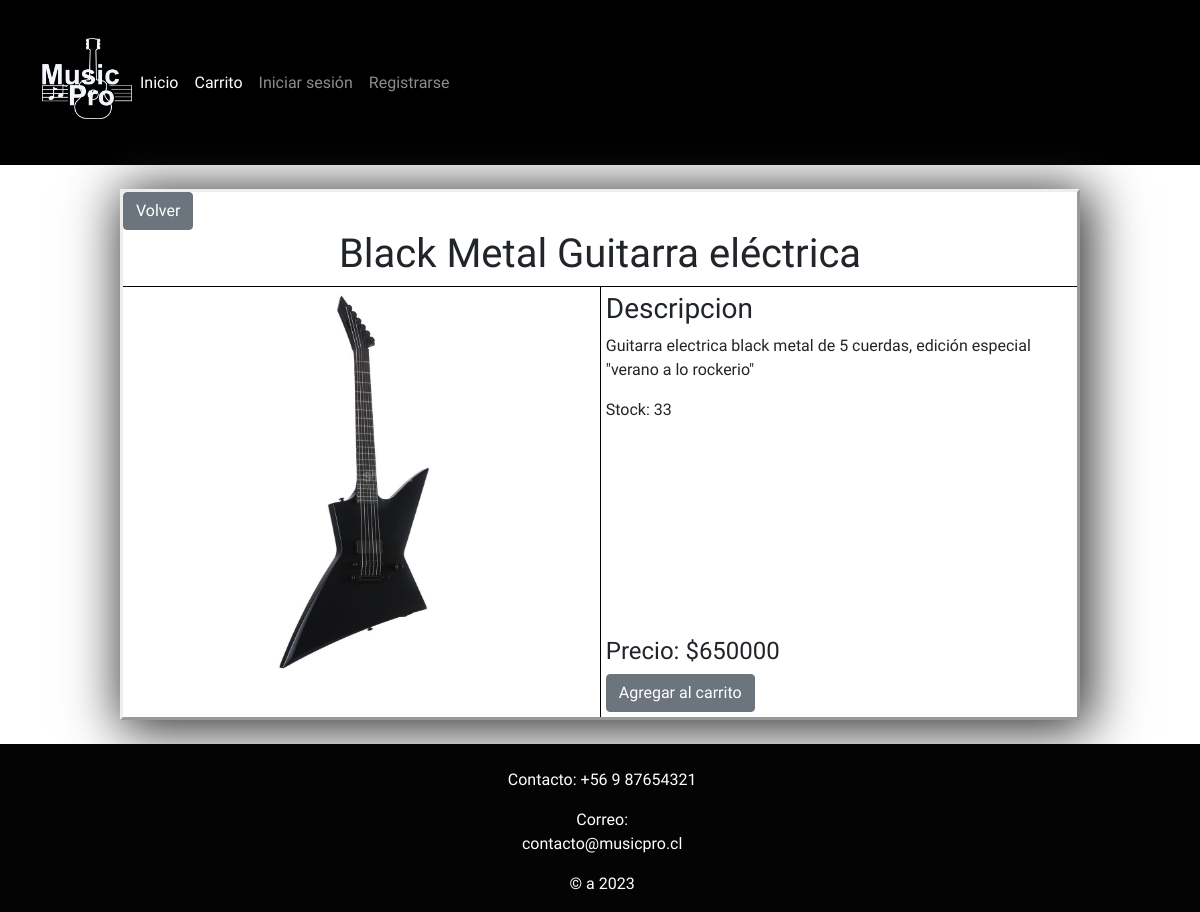
The page /producto/2 on the database as committed earlier.
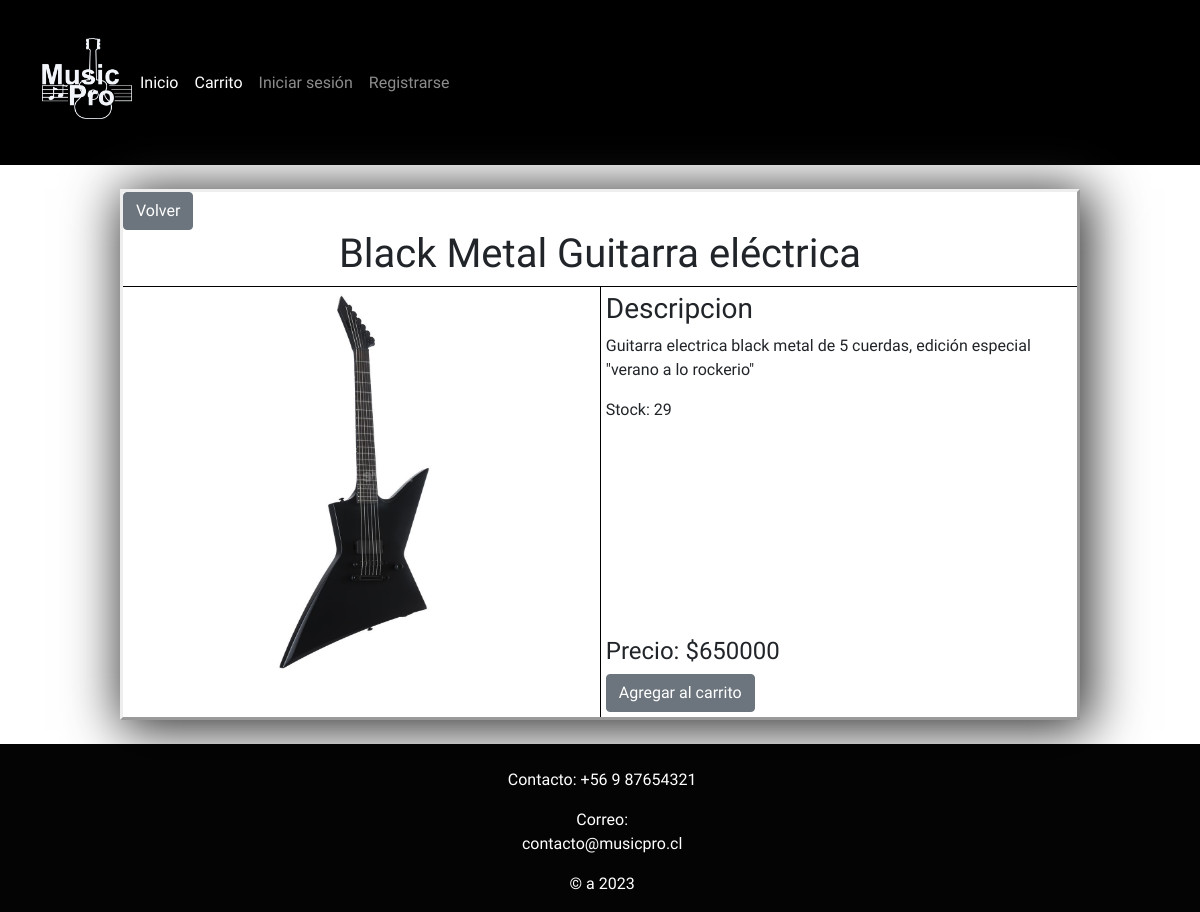
The same page on the database as committed later.
### core/models.py (models this page shows, shortened)
class Producto(models.Model):
    nombre = models.CharField(max_length=40)
    precio = models.IntegerField(default=0)
    stock = models.IntegerField(default=0)
    imagen =models.ImageField(upload_to='media/')
    descripcion = models.CharField(max_length=500, default='')

### core/views.py (the view)
# urls.py: path('producto/<int:id>', producto, name="producto"),
def producto(request, id):
    producto = Producto.objects.get(id=id)
    data = {
        'producto': producto
    }
    return render(request, 'core/producto.html', data)

### core/context_processor.py (called while the page is built)
def total_carrito(request):
    total = 0
    if 'carrito' in request.session:
        for key, value in request.session["carrito"].items():
            total += int(value["acumulado"])
    return {"total_carrito":total}

### core/templates/core/producto.html (shortened to what this page needs)
{% extends "core/layout.html" %}
{% load static %}
{% block head %}
<link rel="stylesheet" href="{% static 'core/css/producto.css' %}">
{% endblock %}
{% block content %}
<div id="cuadro">
    <a href="{% url 'index' %}"  class="btn btn-secondary">Volver</a>
    <h1 style="display: flex; justify-content: center;">{{producto.nombre}}</h1>
    <div style="display: flex;">
        <div id="imagenProducto">
            <img id="#" src="/{{producto.imagen}}">
        </div>
        <div id="datosProducto">
            <div style="margin: 1%;">
            <h3>Descripcion</h3>
            <p>{{producto.descripcion}}</p>
            <p>Stock: {{producto.stock}}</p>
            </div>
            <div style="margin: 1%;">
            <h4>Precio: ${{producto.precio}}</h4>
            <a href="{% url 'Add' producto.id %}" class="btn btn-secondary">Agregar al carrito</a>
            </div>
        </div>
    </div>
</div>
{% endblock %}

### core/templates/core/layout.html (shortened to what this page needs)
{% load static %}
<!DOCTYPE html>
<html lang="es">
<head>
    <link rel="stylesheet" href="{% static 'core/css/layout.css' %}">
    <link href="https://cdn.jsdelivr.net/npm/bootstrap@5.1.3/dist/css/bootstrap.min.css" rel="stylesheet"
>
    {% block head %}{% endblock %}
</head>
<body class="d-flex flex-column align-items-center min-vh-100">
    <header style="min-width: 100%;">
        <nav class="navbar navbar-expand-lg navbar-dark ">
            <div class="container-fluid">
                <a href="{% url 'index' %}" ><img src="{% static 'core/img/logo_musicpro.png' %}" class="figure-img img-fluid" alt="logo" style=" width: 90px !important"></a>
                <div class="collapse navbar-collapse" id="navbarSupportedContent">
                    <ul class="navbar-nav me-auto mb-2 mb-lg-0" >
                        <li class="nav-item">
                            <a class="nav-link active" aria-current="page" href="{% url 'index' %}">Inicio</a>
                        </li>
                        <li class="nav-item">
                            <a class="nav-link active" href="{% url 'carrito' %}">Carrito</a>
                        </li>
                        {% if "email" in request.session %}
                        <li class="nav-item dropdown">
                            <a class="nav-link dropdown-toggle" href="#" role="button" data-bs-toggle="dropdown"
                                aria-expanded="false">
                                Mi Cuenta
                            </a>
                            <ul class="dropdown-menu">
                                <li><a class="dropdown-item" href="{% url 'micuenta' %}">Perfil</a></li>
                                <li><a class="dropdown-item" href="{% url 'historial' %}">Historial</a></li>
                                <li><a class="dropdown-item" href="{% url 'cerrarSesion' %}">Cerrar Sesion</a></li>
                            </ul>
                        </li>
                        {% else %}
                        <li class="nav-item">
                            <a class="nav-link" href="{% url 'login' %}">Iniciar sesión</a>
                        </li>
                        <li class="nav-item">
                            <a class="nav-link" href="{% url 'registro' %}" >Registrarse</a>
                        </li>
                        {% endif %}
                    </ul>
                </div>
            </div>
        </nav>
    </header>
    {% block content %}
    {% endblock %}
    <footer class="mt-auto w-100">
        <div id="info">
            <p>Contacto: +56 9 87654321</p>
            <p>Correo: contacto@musicpro.cl</p>
            <p>© a 2023</p>
        </div>
    </footer>
</body>
</html>

### core/static/core/css/layout.css (style rules this page uses)
body { background-image: url("https://i.pinimg.com/564x/20/8b/9b/208b9ba35cebefbba9f945fb69f021ce.jpg"); background-repeat: no-repeat; background-position: center center; background-size: cover; background-attachment: fixed; }
* { padding: 0; margin: 0; font-family: 'Chakra Petch', sans-serif; }
header { background: black; color: rgb(255, 255, 255); display: flex; justify-content: space-between; padding: 30px; }
#logo_header>a,img { width: 80px }
body { background-color: #ffffff; background-color: #ffffff; }
footer { font-family: 'Chakra Petch', sans-serif; background: rgba(0, 0, 0, 0.986); font-size: 5px; color: white; display: flex; justify-content: center; text-align:center; padding-top: 2%; }
#info > p { margin-left: 2%; font-size: medium; }

### core/static/core/css/producto.css (style rules this page uses)
#cuadro { margin-top: 2%; margin-bottom: 2%; width: 80%; background-color: rgb(255, 255, 255); border-style: outset; box-shadow: 5px 5px 50px 5px rgb(44, 44, 44); }
#datosProducto { border-left: 1px black solid; border-top: 1px black solid; width: 50%; display: flex; flex-direction: column; justify-content: space-between; }
#imagenProducto { border-top: 1px black solid; width: 50%; display: flex; justify-content: center; }
#imagenProducto > img { width: 90%; height: 90%; }

Rows that differ between the two databases and show on the page:
changed Producto "Black Metal Guitarra eléctrica": stock "33" → "29"
